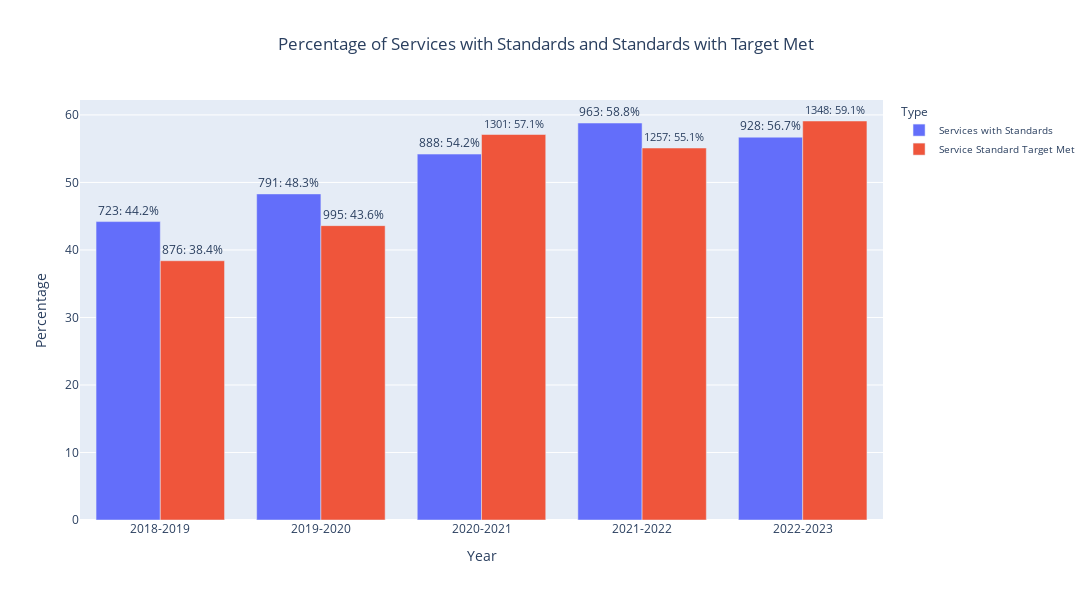

The code cell stored with this chart in its notebook:
### Code cell
fig=px.bar(res, x='Year',y="Percentage", barmode="group", color='Type', title='Percentage of Services with Standards and Standards with Target Met',
            text="labels", width=1800,height=600)

# Update layout
fig.update_layout(
    xaxis_title='Year',
    yaxis_title='Percentage',
    legend=dict(font=dict(size=10)),
    title_x=0.5
)

fig.update_traces(textposition='outside')
# Show plot
fig.show()

fig.write_image(os.path.join(rootwd, "TexFiles", "Figures","StdWithTarget.png"), scale=3)

### Figure 1 — Plotly figure (JSON) as saved in the notebook; plotly's stock layout.template omitted (floating-point values rounded to 4 significant figures)
{"data": [{"alignmentgroup": "True", "hovertemplate": "Type=Services with Standards<br>Year=%{x}<br>Percentage=%{y}<br>labels=%{text}<extra></extra>", "legendgroup": "Services with Standards", "marker": {"color": "#636efa", "pattern": {"shape": ""}}, "name": "Services with Standards", "offsetgroup": "Services with Standards", "orientation": "v", "showlegend": true, "text": ["723: 44.2%", "791: 48.3%", "888: 54.2%", "963: 58.8%", "928: 56.7%"], "textposition": "outside", "type": "bar", "x": ["2018-2019", "2019-2020", "2020-2021", "2021-2022", "2022-2023"], "xaxis": "x", "y": [44.2, 48.3, 54.2, 58.8, 56.7], "yaxis": "y"}, {"alignmentgroup": "True", "hovertemplate": "Type=Service Standard Target Met<br>Year=%{x}<br>Percentage=%{y}<br>labels=%{text}<extra></extra>", "legendgroup": "Service Standard Target Met", "marker": {"color": "#EF553B", "pattern": {"shape": ""}}, "name": "Service Standard Target Met", "offsetgroup": "Service Standard Target Met", "orientation": "v", "showlegend": true, "text": ["876: 38.4%", "995: 43.6%", "1301: 57.1%", "1257: 55.1%", "1348: 59.1%"], "textposition": "outside", "type": "bar", "x": ["2018-2019", "2019-2020", "2020-2021", "2021-2022", "2022-2023"], "xaxis": "x", "y": [38.4, 43.6, 57.1, 55.1, 59.1], "yaxis": "y"}], "layout": {"barmode": "group", "height": 600, "legend": {"font": {"size": 10}, "title": {"text": "Type"}, "tracegroupgap": 0}, "title": {"text": "Percentage of Services with Standards and Standards with Target Met", "x": 0.5}, "width": 1800, "xaxis": {"anchor": "y", "domain": [0, 1], "title": {"text": "Year"}}, "yaxis": {"anchor": "x", "domain": [0, 1], "title": {"text": "Percentage"}}}}
